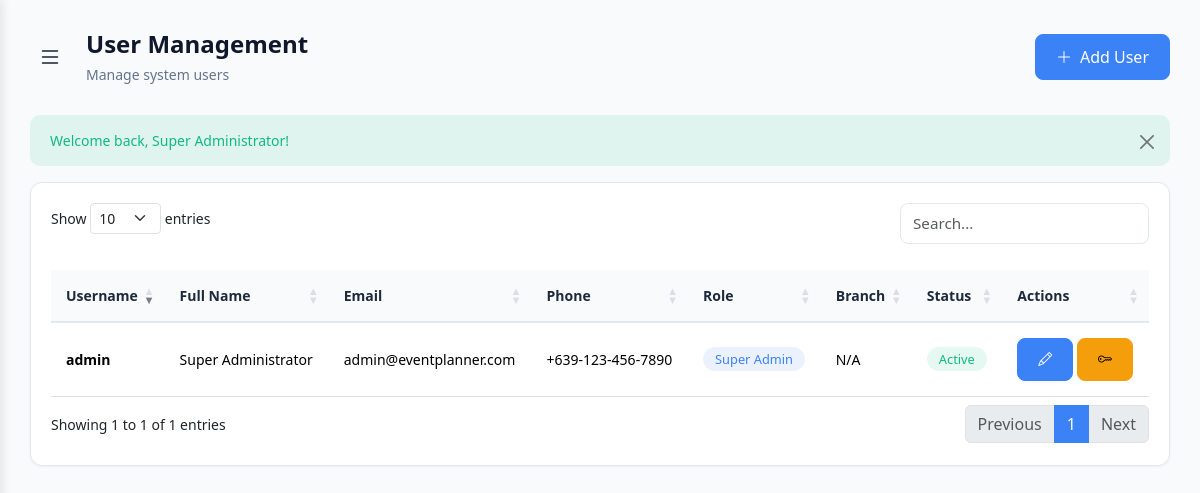
/users.php (signed in), run on the app's committed database.
### tables this page shows
CREATE TABLE users (
    user_id INT AUTO_INCREMENT PRIMARY KEY,
    username VARCHAR(50) UNIQUE NOT NULL,
    password VARCHAR(255) NOT NULL,
    full_name VARCHAR(100) NOT NULL,
    email VARCHAR(100) UNIQUE NOT NULL,
    phone VARCHAR(20),
    role ENUM('Super Admin', 'Branch Admin', 'Staff') NOT NULL,
    branch_id INT,
    status ENUM('Active', 'Inactive') DEFAULT 'Active',
    last_login TIMESTAMP NULL,
    created_at TIMESTAMP DEFAULT CURRENT_TIMESTAMP,
    updated_at TIMESTAMP DEFAULT CURRENT_TIMESTAMP ON UPDATE CURRENT_TIMESTAMP,
    INDEX idx_username (username),
    INDEX idx_email (email),
    INDEX idx_role (role),
    INDEX idx_branch_id (branch_id),
    INDEX idx_status (status)
);

### includes/functions.php (called while the page is built, shortened)
<?php
require_once __DIR__ . '/../config/db.php';
function getFlashMessage() {
    if (isset($_SESSION['flash_message'])) {
        $message = $_SESSION['flash_message'];
        return $message;
    }
    return null;
}
function getCurrentUserRole() {
    return $_SESSION['role'] ?? null;
}

### config/db.php (called while the page is built, shortened)
<?php
class Database {
    private static $instance = null;
    private $connection;
    private function __construct() {
        try {
            $this->connection = new PDO(
                "mysql:host=" . DB_HOST . ";dbname=" . DB_NAME . ";charset=utf8mb4",
                DB_USER,
                DB_PASS,
                [
                    PDO::ATTR_ERRMODE => PDO::ERRMODE_EXCEPTION,
                    PDO::ATTR_DEFAULT_FETCH_MODE => PDO::FETCH_ASSOC,
                    PDO::ATTR_EMULATE_PREPARES => false,
                    PDO::MYSQL_ATTR_INIT_COMMAND => "SET NAMES utf8mb4 COLLATE utf8mb4_unicode_ci"
                ]
            );
        } catch (PDOException $e) {
            die("Database Connection Failed: " . $e->getMessage());
        }
    }
    public static function getInstance() {
        if (self::$instance === null) {
            self::$instance = new self();
        }
        return self::$instance;
    }
    public function query($sql, $params = []) {
        try {
            $stmt = $this->connection->prepare($sql);
            $stmt->execute($params);
            return $stmt;
        } catch (PDOException $e) {
            error_log("Database Error: " . $e->getMessage());
            throw $e;
        }
    }
    public function fetchAll($sql, $params = []) {
        $stmt = $this->query($sql, $params);
        return $stmt->fetchAll();
    }
}

### users.php (the view, shortened to what this page needs)
<?php
require_once 'includes/functions.php';
$db = Database::getInstance();
$role = getCurrentUserRole();
$branchId = getCurrentUserBranchId();
$users = $db->fetchAll(
    "SELECT u.*, b.branch_name
     FROM users u
     LEFT JOIN branches b ON u.branch_id = b.branch_id" .
    ($role === 'Branch Admin' ? ' WHERE u.branch_id = ?' : '') .
    " ORDER BY u.created_at DESC",
    $role === 'Branch Admin' ? [$branchId] : []
);
require_once 'includes/header.php';
?>
<div class="main-content">
    <div class="top-bar">
        <div class="d-flex align-items-center gap-3">
            <button class="mobile-menu-toggle" id="sidebarToggle">
                <i class="bi bi-list"></i>
            </button>
            <div class="page-title">
                <h1>User Management</h1>
                <p>Manage system users</p>
            </div>
        </div>
        <button class="btn btn-primary" data-bs-toggle="modal" data-bs-target="#addUserModal">
            <i class="bi bi-plus-lg me-2"></i>Add User
        </button>
    </div>
    <?php $flash = getFlashMessage(); ?>
    <?php if ($flash): ?>
    <div class="alert alert-<?php echo $flash['type']; ?> alert-dismissible fade show" role="alert">
        <?php echo $flash['message']; ?>
        <button type="button" class="btn-close" data-bs-dismiss="alert"></button>
    </div>
    <?php endif; ?>
    <div class="card">
        <div class="card-body">
            <div class="table-responsive">
                <table class="table table-hover datatable">
                    <thead>
                        <tr>
                            <th>Username</th>
                            <th>Full Name</th>
                            <th>Email</th>
                            <th>Phone</th>
                            <th>Role</th>
                            <?php if ($role === 'Super Admin'): ?>
                            <th>Branch</th>
                            <?php endif; ?>
                            <th>Status</th>
                            <th>Actions</th>
                        </tr>
                    </thead>
                    <tbody>
                        <?php foreach ($users as $user): ?>
                        <tr>
                            <td><strong><?php echo $user['username']; ?></strong></td>
                            <td><?php echo $user['full_name']; ?></td>
                            <td><?php echo $user['email']; ?></td>
                            <td><?php echo $user['phone']; ?></td>
                            <td>
                                <span class="badge badge-primary"><?php echo $user['role']; ?></span>
                            </td>
                            <?php if ($role === 'Super Admin'): ?>
                            <td><?php echo $user['branch_name'] ?? 'N/A'; ?></td>
                            <?php endif; ?>
                            <td>
                                <span class="badge badge-<?php echo $user['status'] === 'Active' ? 'success' : 'danger'; ?>">
                                    <?php echo $user['status']; ?>
                                </span>
                            </td>
                            <td>
                                <button class="btn btn-sm btn-primary" data-bs-toggle="modal" data-bs-target="#editUserModal<?php echo $user['user_id']; ?>">
                                    <i class="bi bi-pencil"></i>
                                </button>
                                <button class="btn btn-sm btn-warning" data-bs-toggle="modal" data-bs-target="#resetPasswordModal<?php echo $user['user_id']; ?>">
                                    <i class="bi bi-key"></i>
                                </button>
                            </td>
                        </tr>
                        <?php endforeach; ?>
                    </tbody>
                </table>
            </div>
        </div>
    </div>
</div>
<?php require_once 'includes/footer.php'; ?>

### assets/css/style.css (style rules this page uses)
:root { --primary-color: #0f172a; --secondary-color: #1e293b; --accent-color: #3b82f6; --accent-hover: #2563eb; --success-color: #10b981; --warning-color: #f59e0b; --danger-color: #ef4444; --info-color: #06b6d4; --light-bg: #f8fafc; --border-color: #e2e8f0; --text-primary: #1e293b; --text-secondary: #64748b; --sidebar-width: 260px; --sidebar-collapsed-width: 70px; }
* { margin: 0; padding: 0; box-sizing: border-box; }
body { font-family: 'Segoe UI', Tahoma, Geneva, Verdana, sans-serif; background-color: var(--light-bg); color: var(--text-primary); font-size: 14px; }
.main-content { margin-left: var(--sidebar-width); padding: 30px; min-height: 100vh; transition: all 0.3s ease; }
.top-bar { display: flex; justify-content: space-between; align-items: center; margin-bottom: 30px; }
.page-title h1 { font-size: 1.75rem; font-weight: 700; color: var(--primary-color); margin-bottom: 5px; }
.page-title p { color: var(--text-secondary); margin: 0; }
.card { border: 1px solid var(--border-color); border-radius: 12px; box-shadow: 0 1px 3px rgba(0, 0, 0, 0.05); margin-bottom: 20px; transition: all 0.3s ease; }
.card-body { padding: 20px; }
.btn { border-radius: 8px; padding: 10px 20px; font-weight: 500; transition: all 0.3s ease; }
.btn-primary { background: var(--accent-color); border-color: var(--accent-color); }
.btn-warning { background: var(--warning-color); border-color: var(--warning-color); }
.table { margin-bottom: 0; }
.table thead th { background: var(--light-bg); border-bottom: 2px solid var(--border-color); font-weight: 600; color: var(--text-primary); padding: 15px; }
.table tbody td { padding: 15px; vertical-align: middle; }
.badge { padding: 6px 12px; border-radius: 20px; font-weight: 500; font-size: 0.8rem; }
.badge-success { background: rgba(16, 185, 129, 0.1); color: var(--success-color); }
.badge-primary { background: rgba(59, 130, 246, 0.1); color: var(--accent-color); }
.alert { border-radius: 10px; border: none; padding: 15px 20px; }
.alert-success { background: rgba(16, 185, 129, 0.1); color: var(--success-color); }
.mobile-menu-toggle { display: none; background: none; border: none; font-size: 24px; color: var(--primary-color); cursor: pointer; padding: 8px; align-items: center; justify-content: center; border-radius: 4px; transition: background-color 0.2s; }
@media (max-width: 1200px) { .main-content { margin-left: 0; } }
@media (max-width: 1200px) { .mobile-menu-toggle { display: flex; } }
@media (max-width: 1200px) { .top-bar { flex-wrap: wrap; gap: 15px; } }
@media (max-width: 1200px) { .page-title { flex: 1; min-width: 200px; } }
@media (max-width: 1200px) { .page-title h1 { font-size: 1.5rem; } }

### data on the page
users: username "admin", full_name "Super Administrator", email "admin@eventplanner.com", phone "+639-123-456-7890", role "Super Admin", branch_name "N/A", status "Active"

### other printed values
$flash['message'] "Welcome back, Super Administrator!"
